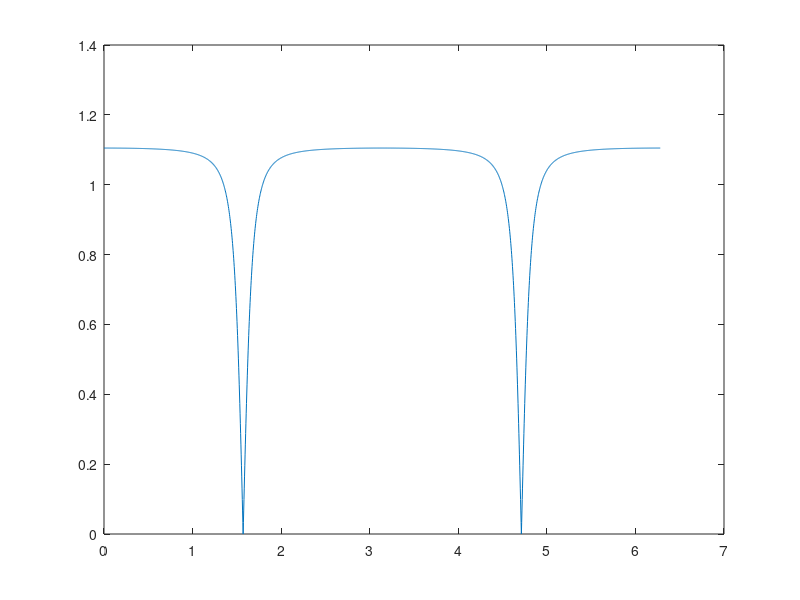
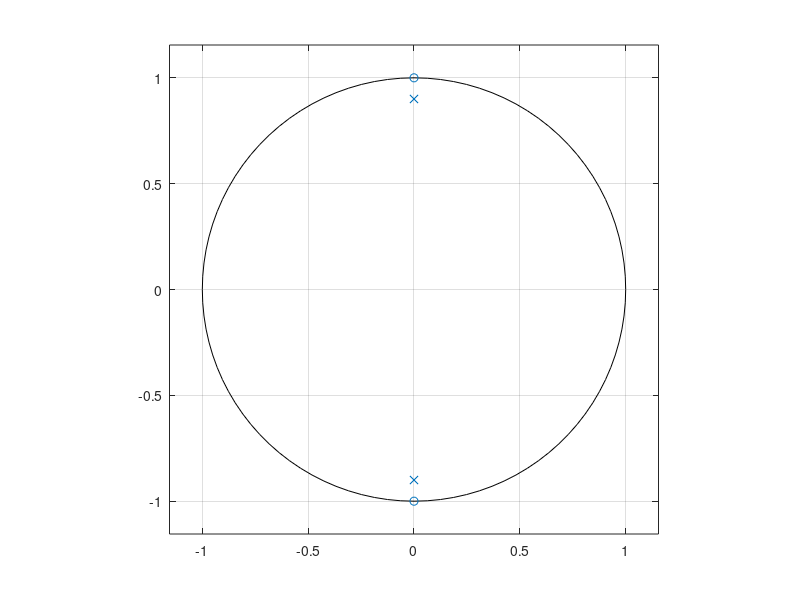
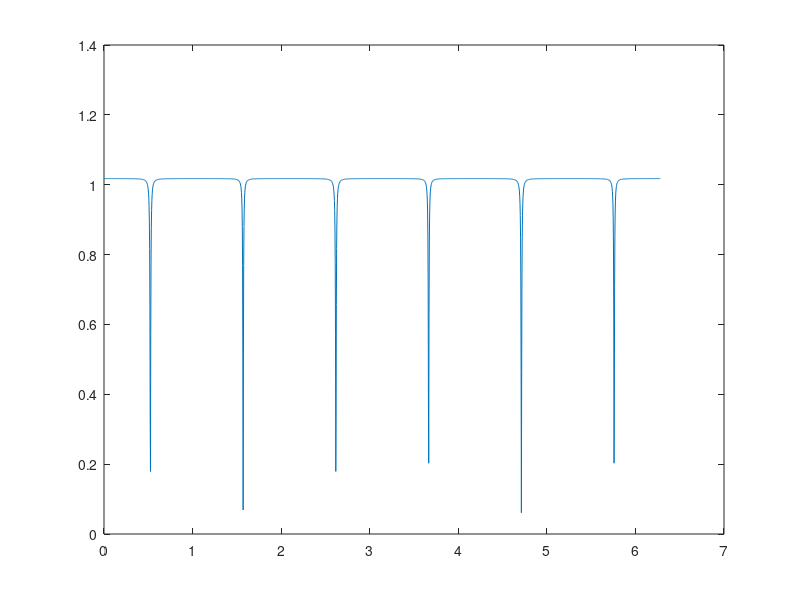
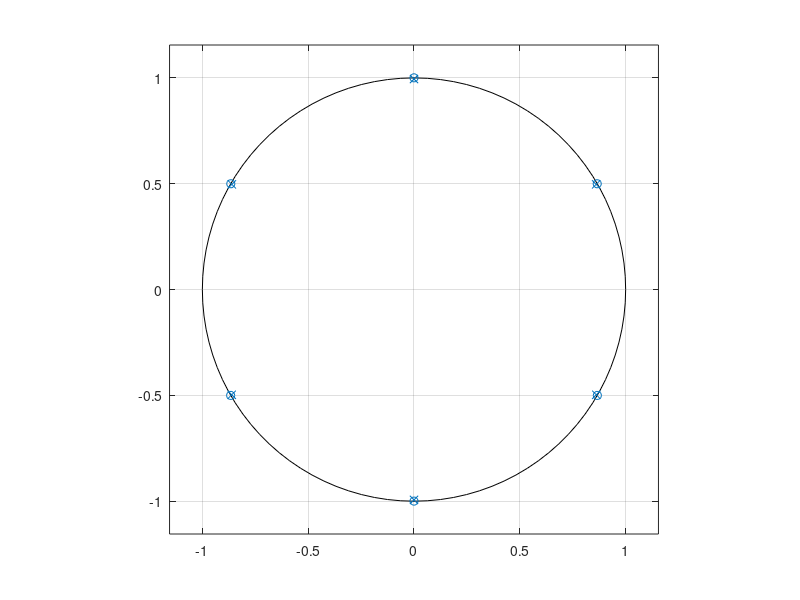

The MATLAB script that drew these images, in order:

Fs=8000;
w0=(2000*2*pi)/Fs;
p=0.9;

b1=[1 -2*cos(w0) 1];
a1=[1 -2*p*cos(w0) p^2];

figure(1);
[H,W]=freqz(b1,a1,2000,'whole');
plot(W,abs(H));
figure(2);
zplane(b1,a1);

extra0=nthroot(2*cos(w0),6);
extra1=nthroot(2*p*cos(w0),6);

b2=[1 0 0 1i*extra0 0 0 1];
a2=[1 0 0 1i*extra1 0 0 nthroot(p^2,6)];

figure(3);
[H2,W2]=freqz(b2,a2,2000,'whole');
plot(W2,abs(H2));
figure(4);
zplane(b2,a2);

extra2=nthroot(2*cos(w0),8);
extra3=nthroot(2*p*cos(w0),8);

b3=[1 0 0 0 1i*extra2 0 0 0 1];
a3=[1 0 0 0 1i*extra3 0 0 0 nthroot(p^2,8)];

figure(5);
[H3,W3]=freqz(b3,a3,2000,'whole');
plot(W3,abs(H3));
figure(6);
zplane(b3,a3);


w1=(666.67*2*pi)/Fs;

b4=[1 -2*cos(w1) 1];
a4=[1 -2*p*cos(w1) p^2];

figure(7);
[H4,W4]=freqz(b4,a4,2000,'whole');
plot(W4,abs(H4));
figure(8);
zplane(b4,a4);